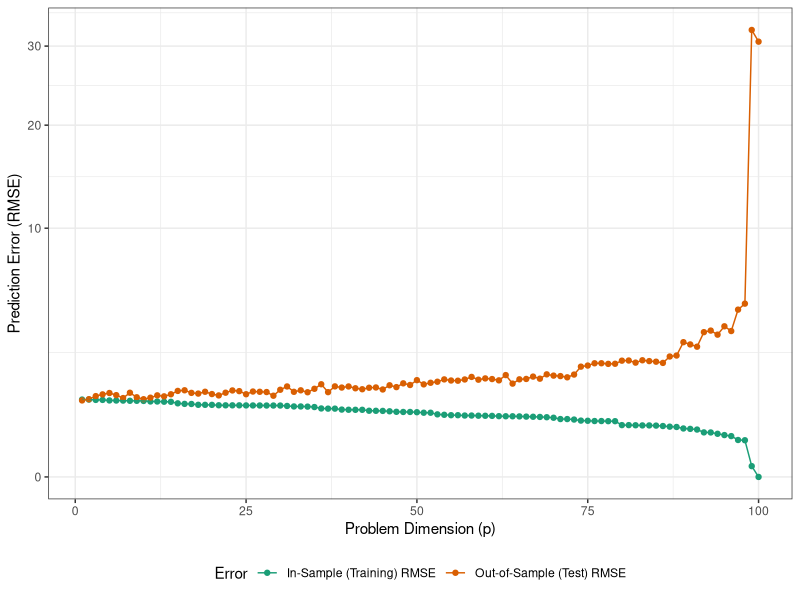
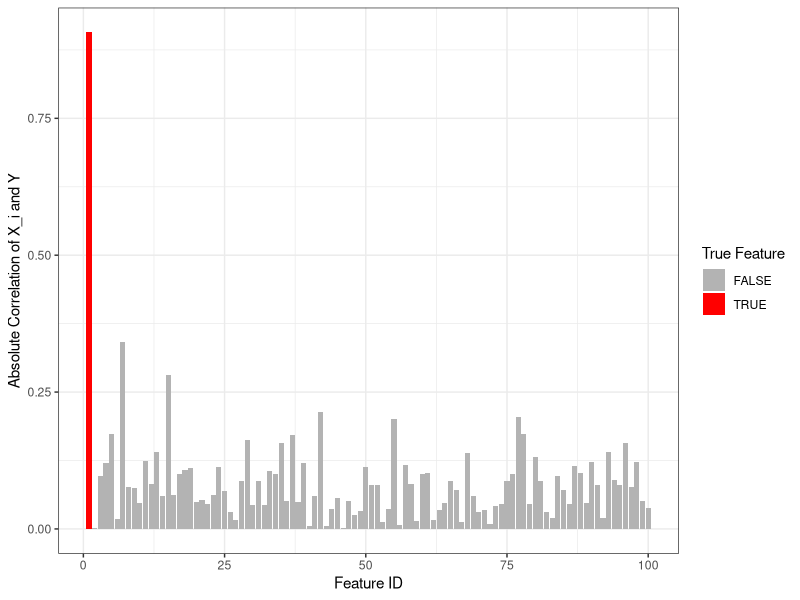
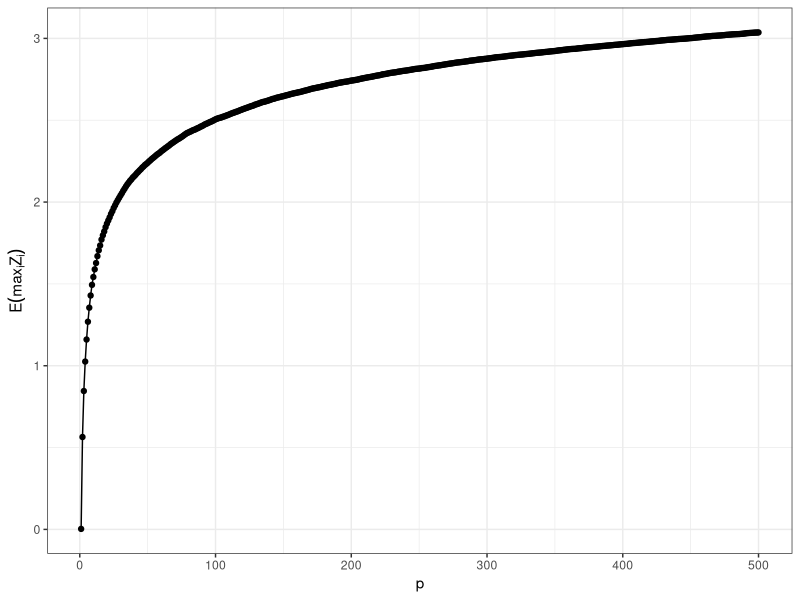

Write the R code that produced these figures, in order.
## ---- chunk 1
#| cache: true
library(tidyverse)
n <- 100
X_full <- matrix(rnorm(n^2), n, n)
Y <- 2 * X_full[,1] + rnorm(n)

map(1:100, \(p){
  X <- X_full[,1:p, drop=FALSE]
  m <- lm(Y ~ X + 0)
  
  ## In sample RMSE
  training_rmse <- sqrt(mean((Y - predict(m))^2))
  
  ## Out of sample RMSE
  X_new <- matrix(rnorm(1e5 * p), ncol=p)
  Y_new <- 2 * X_new[,1] + rnorm(n)
  
  # R is giving me grief about object dimensions, so
  # I'll just do the prediction manually
  Y_hat <- X_new %*% matrix(coef(m), ncol=1)
  
  test_rmse <- sqrt(mean((Y_new - Y_hat)^2))
  
  data.frame(p, training_rmse, test_rmse)
}) |>
  list_rbind() |>
  pivot_longer(c(training_rmse, test_rmse), 
               names_to="type", 
               values_to="error") |> 
  mutate(type=if_else(type=="training_rmse", 
                      "In-Sample (Training) RMSE", 
                      "Out-of-Sample (Test) RMSE")) |>
  ggplot(aes(x=p, y=error, color=type)) + 
    geom_point() + 
    geom_line() + 
    theme_bw() + 
    theme(legend.position="bottom") + 
    scale_color_brewer(name="Error", type="qual", palette=2) + 
    scale_y_sqrt() + 
    ylab("Prediction Error (RMSE)") + 
    xlab("Problem Dimension (p)")
## ---- chunk 2
#| echo: false
cor(X_full, Y) |> 
  abs() |> 
  data.frame() |> 
  rename(`abs_correlation`=1) |> 
  mutate(p = row_number()) |> 
  ggplot(aes(x=p, 
             y=abs_correlation, 
             fill=(p == 1))) + 
  geom_col() + 
  scale_fill_manual(values = c("TRUE" = "red", "FALSE" = "grey70"), 
                    name="True Feature") + 
  theme_bw() + 
  ylab("Absolute Correlation of X_i and Y") + 
  xlab("Feature ID")
## ---- chunk 3
#| echo: false
n <- 5000
p <- 500
Z <- matrix(rnorm(n * p), nrow=n, ncol=p)
apply(Z, 1, cummax) |> 
  rowMeans() |> 
  data.frame() |> 
  rename(max_Z = 1) |> 
  mutate(p = row_number()) |> 
  ggplot(aes(x=p, y=max_Z)) + 
  xlab("p") + ylab(expression(E(max[i] * Z[i]))) + 
  geom_point() + 
  geom_line() + 
  theme_bw()
